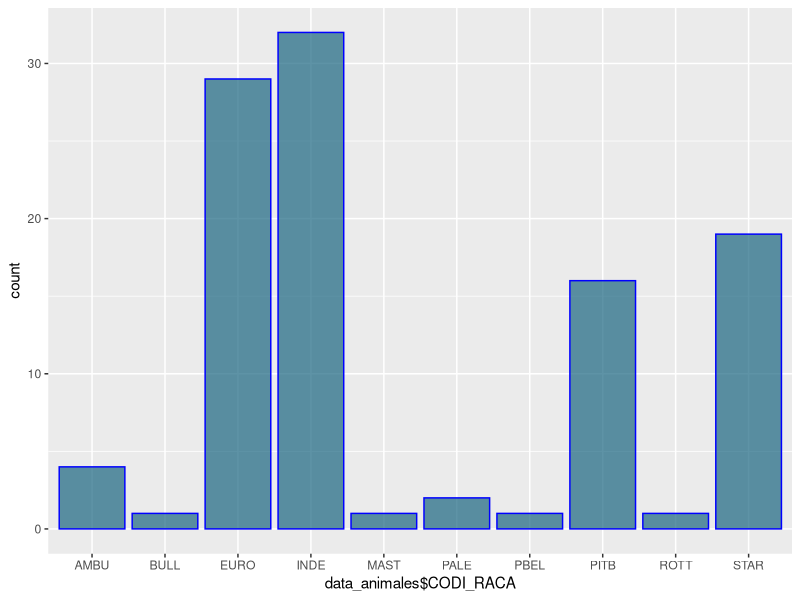

The R script that drew this image:
## ---- chunk 1
knitr::opts_chunk$set(echo = TRUE)
library(tidyverse)
library(knitr)
## ---- chunk 2
data_original <- read_csv("actual_adopcio.csv")
## ---- chunk 3
head(data_original)
## ---- chunk 4
data_original$EDAT = 12*data_original$EDAT_ANYS + data_original$EDAT_MESOS
data_original$EDAT = as.numeric(data_original$EDAT)
## ---- chunk 5
data_original$CODI_RACA = as.factor(data_original$CODI_RACA)

levels(data_original$CODI_RACA)

sum(data_original$CODI_RACA == "INDE")
## ---- chunk 6
data_original$PERILLOS = as.factor(data_original$PERILLOS)
## ---- chunk 7
data_original$SEXE = as.factor(data_original$SEXE)
## ---- chunk 8
data_original$TAMANY = as.factor(data_original$TAMANY)
## ---- chunk 9
data_animales = subset(data_original, ,c("EDAT", "DIA_ENTRADA", "CODI_RACA", "PERILLOS", "SEXE", "TAMANY"))
## ---- chunk 10
kable(head(data_animales))
## ---- chunk 11
ggplot(data_animales, aes(x=data_animales$CODI_RACA)) +
  geom_bar(color="blue", fill=rgb(0.1,0.4,0.5,0.7))
